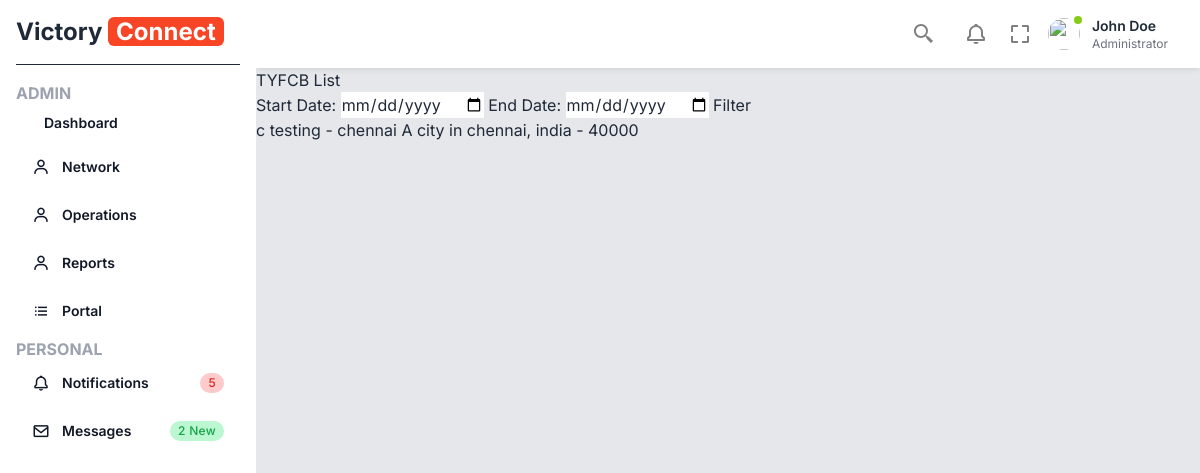
The page /tyfcb/ (signed in) on the database its author committed.
### base/models.py (models this page shows, shortened)
class TYFCB(models.Model):
    user = models.ForeignKey(User, on_delete=models.CASCADE)
    BUSINESS_TYPE_CHOICES = [
        ('new', 'New'),
        ('repeat', 'Repeat'),
    ]
    REFERRAL_TYPE_CHOICES = [
        ('tier_1', 'Tier 1'),
        ('tier_2', 'Tier 2'),
        ('tier_3+', 'Tier 3+'),
    ]
    id = models.UUIDField(primary_key=True, default=uuid.uuid4, editable=False)
    chapter_name = models.ForeignKey(ChapterName, on_delete=models.CASCADE)
    region_name = models.ForeignKey(Region, on_delete=models.CASCADE)
    referral_amount = models.IntegerField()
    business_type = models.CharField(max_length=10, choices=BUSINESS_TYPE_CHOICES)
    referral_type = models.CharField(max_length=10, choices=REFERRAL_TYPE_CHOICES)
    start_date = models.DateField(default=timezone.now)
    end_date = models.DateField(default=timezone.now)
    comments = models.TextField()

class ChapterName(models.Model):
    id = models.UUIDField(primary_key=True, default=uuid.uuid4, editable=False)
    chapter_name = models.CharField(max_length=255)
    last_updated_date = models.DateField(auto_now=True)
    def __str__(self):
        return self.chapter_name

class Region(models.Model):
    id = models.UUIDField(primary_key=True, default=uuid.uuid4, editable=False)
    country = models.ForeignKey(CountryData, related_name='regions', on_delete=models.CASCADE)
    city = models.ForeignKey(CityData, related_name='regions', on_delete=models.CASCADE)
    region_name = models.CharField(max_length=255)
    last_updated_date = models.DateField(auto_now=True)
    member_positions = models.ManyToManyField('RegionMemberPosition', related_name='regions', blank=True)
    def __str__(self):
        return f'{self.region_name} in {self.city}, {self.country}'

class CityData(models.Model):
    id = models.UUIDField(primary_key=True, default=uuid.uuid4, editable=False)
    city_name = models.CharField(max_length=255)
    country = models.ForeignKey(CountryData, related_name='cities', on_delete=models.CASCADE)
    last_updated_date = models.DateField(auto_now=True)
    def __str__(self):
        return self.city_name

class CountryData(models.Model):
    id = models.UUIDField(primary_key=True, default=uuid.uuid4, editable=False)
    country_name = models.CharField(max_length=255)
    last_updated_date = models.DateField(auto_now=True)
    def __str__(self):
        return self.country_name

### base/views/tyfcb.py (the view)
# urls.py: path('tyfcb/', tyfcb_list, name='tyfcb_list'),
@login_required
def tyfcb_list(request):
    form = request.GET
    start_date = form.get('start_date')
    end_date = form.get('end_date')
    query = Q(user=request.user)  # Filter by logged-in user
    if start_date and end_date:
        query &= Q(start_date__gte=start_date) & Q(end_date__lte=end_date)
    tyfcbs = TYFCB.objects.filter(query)
    return render(request, 'tyfcb/tyfcb_review.html', {'tyfcbs': tyfcbs, 'start_date': start_date, 'end_date': end_date})

### templates/tyfcb/tyfcb_review.html
{% extends 'base.html' %}
{% block content %}
<h2>TYFCB List</h2>
<form method="get">
    <label for="start_date">Start Date:</label>
    <input type="date" name="start_date" id="start_date" value="{{ start_date }}">
    <label for="end_date">End Date:</label>
    <input type="date" name="end_date" id="end_date" value="{{ end_date }}">
    <button type="submit">Filter</button>
</form>
<ul>
    {% for tyfcb in tyfcbs %}
        <li>{{ tyfcb.chapter_name }} - {{ tyfcb.region_name }} - {{ tyfcb.referral_amount }}</li>
    {% empty %}
        <li>No TYFCBs found.</li>
    {% endfor %}
</ul>
{% endblock %}

### templates/base.html (style rules this page uses)
html { line-height: 1.5; -webkit-text-size-adjust: 100%; -moz-tab-size: 4; -o-tab-size: 4; tab-size: 4; font-family: ui-sans-serif, system-ui, -apple-system, BlinkMacSystemFont, "Segoe UI", Roboto, "Helvetica Neue", Arial, "Noto Sans", sans-serif, "Apple Color Emoji", "Segoe UI Emoji", "Segoe UI Symbol", "Noto Color Emoji"; font-feature-settings: normal; font-variation-settings: normal; }
body { margin: 0; line-height: inherit; }
h1, h2, h3, h4, h5, h6 { font-size: inherit; font-weight: inherit; }
button, input, optgroup, select, textarea { font-family: inherit; font-feature-settings: inherit; font-variation-settings: inherit; font-size: 100%; font-weight: inherit; line-height: inherit; color: inherit; margin: 0; padding: 0; }
button, select { text-transform: none; }
button, [type='button'], [type='reset'], [type='submit'] { -webkit-appearance: button; background-color: transparent; background-image: none; }
blockquote, dl, dd, h1, h2, h3, h4, h5, h6, hr, figure, p, pre { margin: 0; }
ol, ul, menu { list-style: none; margin: 0; padding: 0; }
input::placeholder, textarea::placeholder { opacity: 1; color: #9ca3af; }
button, [role="button"] { cursor: pointer; }
.font-inter { font-family: 'Inter', sans-serif; }
.text-gray-800 { --tw-text-opacity: 1; color: rgb(31 41 55 / var(--tw-text-opacity)); }

### rows shown on the page
TYFCB: chapter_name "c testing", region_name "chennai A city in chennai, india", referral_amount "40000"
